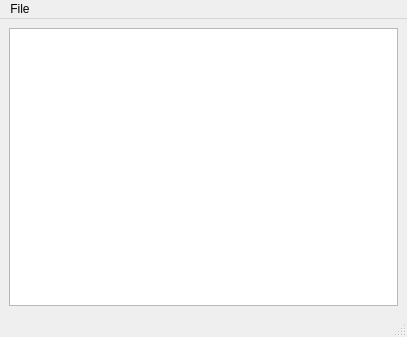
<?xml version="1.0" encoding="UTF-8"?>
<ui version="4.0">
 <class>MainWindow</class>
 <widget class="QMainWindow" name="MainWindow">
  <property name="geometry">
   <rect>
    <x>0</x>
    <y>0</y>
    <width>407</width>
    <height>337</height>
   </rect>
  </property>
  <property name="windowTitle">
   <string>MainWindow</string>
  </property>
  <widget class="QWidget" name="centralwidget">
   <layout class="QHBoxLayout" name="horizontalLayout">
    <item>
     <widget class="QTableWidget" name="tableWidget">
      <property name="editTriggers">
       <set>QAbstractItemView::NoEditTriggers</set>
      </property>
     </widget>
    </item>
   </layout>
  </widget>
  <widget class="QMenuBar" name="menubar">
   <property name="geometry">
    <rect>
     <x>0</x>
     <y>0</y>
     <width>407</width>
     <height>21</height>
    </rect>
   </property>
   <widget class="QMenu" name="menuFile">
    <property name="title">
     <string>File</string>
    </property>
    <widget class="QMenu" name="menuExport_to">
     <property name="title">
      <string>Export to</string>
     </property>
     <addaction name="actionCSV"/>
     <addaction name="actionXLS"/>
    </widget>
    <addaction name="menuExport_to"/>
    <addaction name="separator"/>
    <addaction name="actionClose"/>
   </widget>
   <addaction name="menuFile"/>
  </widget>
  <widget class="QStatusBar" name="statusbar"/>
  <action name="actionClose">
   <property name="text">
    <string>Close</string>
   </property>
  </action>
  <action name="actionCSV">
   <property name="text">
    <string>CSV</string>
   </property>
  </action>
  <action name="actionXLS">
   <property name="text">
    <string>XLS</string>
   </property>
  </action>
 </widget>
 <resources/>
 <connections/>
</ui>
